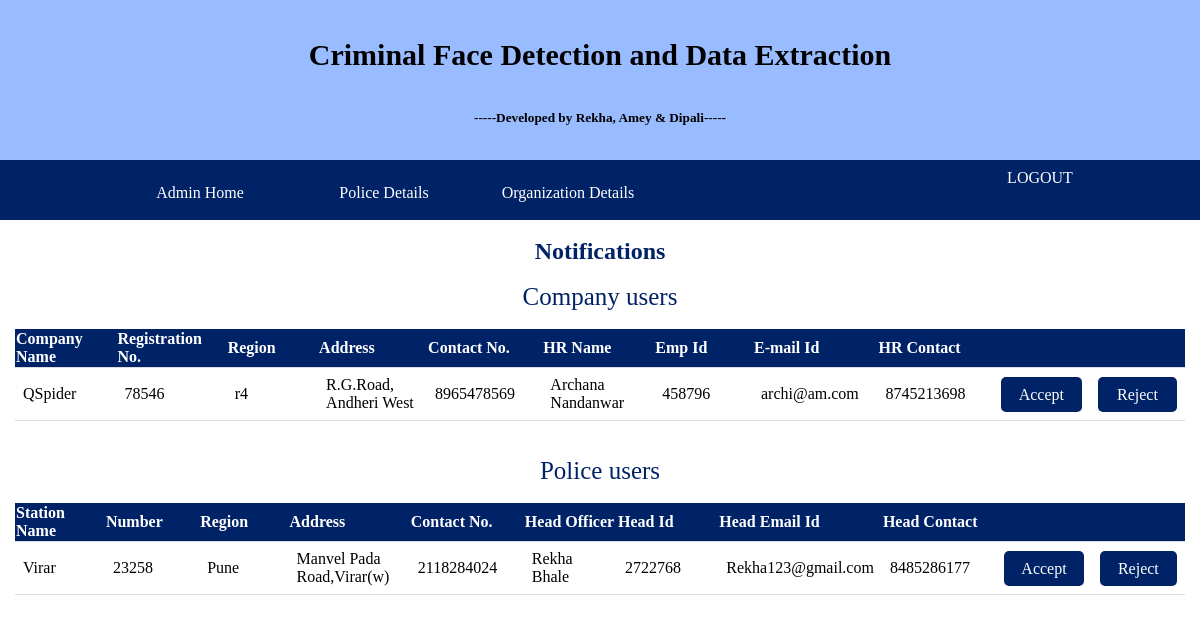
/admin_home, run on the app's committed database.
### tables this page shows
CREATE TABLE "company_reg" (
	`name_of_comp`	TEXT,
	`reg_no`	INTEGER,
	`region`	TEXT,
	`address_comp`	TEXT,
	`ps_phone`	INTEGER,
	`hr_name`	TEXT,
	`emp_id`	INTEGER,
	`hr_aadhar`	INTEGER,
	`hr_pan`	INTEGER,
	`hr_email`	TEXT,
	`hr_mob_no`	NUMERIC,
	`head_user_id`	TEXT,
	`head_pass`	BLOB,
	`head_pass2`	TEXT,
	`status`	INTEGER DEFAULT 'false',
	`usertype`	TEXT DEFAULT 'company'
);

CREATE TABLE "police_reg" (
	`name_of_police_stn`	TEXT,
	`police_stn_no`	INTEGER,
	`region1`	TEXT,
	`address_ps`	TEXT,
	`ps_phone1`	INTEGER,
	`head_officer`	TEXT,
	`head_id`	INTEGER,
	`head_aadhar`	INTEGER,
	`head_pan`	INTEGER,
	`head_email`	TEXT,
	`head_mob_no`	NUMERIC,
	`head_user_id1`	TEXT,
	`head_pass1`	BLOB,
	`head_pass21`	TEXT,
	`usertype`	TEXT DEFAULT 'police',
	`status`	INTEGER DEFAULT 'false'
);

### app.py (the view)
@app.route('/admin_home')
def admin_home():
    con = sqlite3.connect("database.db")
    con.row_factory = sqlite3.Row
    cur = con.cursor()
    cur.execute("select * from company_reg where status='false' ")
    row1 = cur.fetchall()
    cur.execute("select * from police_reg where status='false' ")
    row2 = cur.fetchall()
    return render_template("admin_home.html", row1=row1, row2=row2)

### templates/admin_home.html (shortened to what this page needs)
{% extends 'layout.html' %}
{% block content %}
<br>
    <h2 style="text-align:center; text-decoration:bold;color:#002266;">Notifications</h2>
    <br>
    <p>Company users</p><br>
        <table>
         <thead>
            <th>Company Name</th>
            <th>Registration No.</th>
            <th>Region</th>
            <th>Address</th>
            <th>Contact No.</th>
            <th>HR Name</th>
            <th>Emp Id</th>
            <th>E-mail Id</th>
            <th>HR Contact</th>
            <th></th>
            <th></th>
         </thead>
         {% for row in row1 %}
            <tr>
               <td>{{row["name_of_comp"]}}</td>
               <td>{{row["reg_no"]}}</td>
               <td> {{ row["region"]}}</td>
               <td>{{row['address_comp']}}</td>
                <td>{{row["ps_phone"]}}</td>
               <td>{{row["hr_name"]}}</td>
               <td> {{ row["emp_id"]}}</td>
               <td>{{row["hr_email"]}}</td>
               <td> {{ row["hr_mob_no"]}}</td>
                <td><a href="/accept/{{ row['head_user_id'] }}">Accept</a></td>
                <td><a href="/reject/{{ row['head_user_id'] }}">Reject</a></td>
            </tr>
         {% endfor %}
      </table>
    <br><br>
    <p>Police users</p><br>
      <table>
         <thead>
            <th>Station Name</th>
            <th>Number</th>
            <th>Region</th>
            <th>Address</th>
            <th>Contact No.</th>
            <th>Head Officer</th>
            <th>Head Id</th>
            <th>Head Email Id</th>
            <th>Head Contact</th>
            <th></th>
            <th></th>
         </thead>
         {% for row in row2 %}
            <tr>
               <td>{{row["name_of_police_stn"]}}</td>
               <td>{{row["police_stn_no"]}}</td>
               <td> {{ row["region1"]}}</td>
               <td>{{row['address_ps']}}</td>
                <td>{{row["ps_phone1"]}}</td>
               <td>{{row["head_officer"]}}</td>
               <td> {{ row["head_id"]}}</td>
               <td>{{row["head_email"]}}</td>
               <td> {{ row["head_mob_no"]}}</td>
                <td><a href="/acc/{{ row['head_user_id1'] }}">Accept</a></td>
                <td><a href="/rej/{{ row['head_user_id1'] }}">Reject</a></td>
            </tr>
         {% endfor %}
      </table>
    <br><br><br><br>
{% endblock %}

### templates/layout.html (style rules this page uses)
* { margin:0; }

### templates/admin_home.html (style rules this page uses)
p { text-align:center; font-size:25px; color:#002266; }
table { border-collapse: collapse; margin-left:15px; margin-right:15px; }
tr, td { border-bottom: 1px solid #ddd; text-align: left; padding: 8px; width:120px; }
td { height:30px; }
th { width:120px; background-color: #002266; color: white; height:35px; text-decoration:bold; }
a { display:block; color:white; text-decoration:none; height:35px; line-height:35px; border-radius:5px; text-align:center; background-color: #002266; }

### data on the page
company_reg: name_of_comp "QSpider", reg_no "78546", region "r4", address_comp "R.G.Road, Andheri West", ps_phone "8965478569", hr_name "Archana Nandanwar", emp_id "458796", hr_email "archi@am.com", hr_mob_no "8745213698"
police_reg: name_of_police_stn "Virar", police_stn_no "23258", region1 "Pune", address_ps "Manvel Pada Road,Virar(w)", ps_phone1 "2118284024", head_officer "Rekha Bhale", head_id "2722768", head_email "Rekha123@gmail.com", head_mob_no "8485286177"
